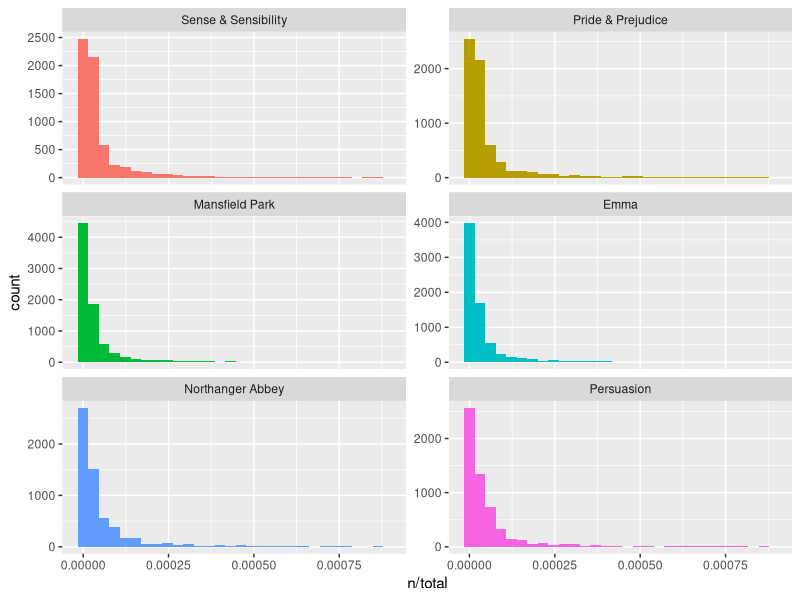
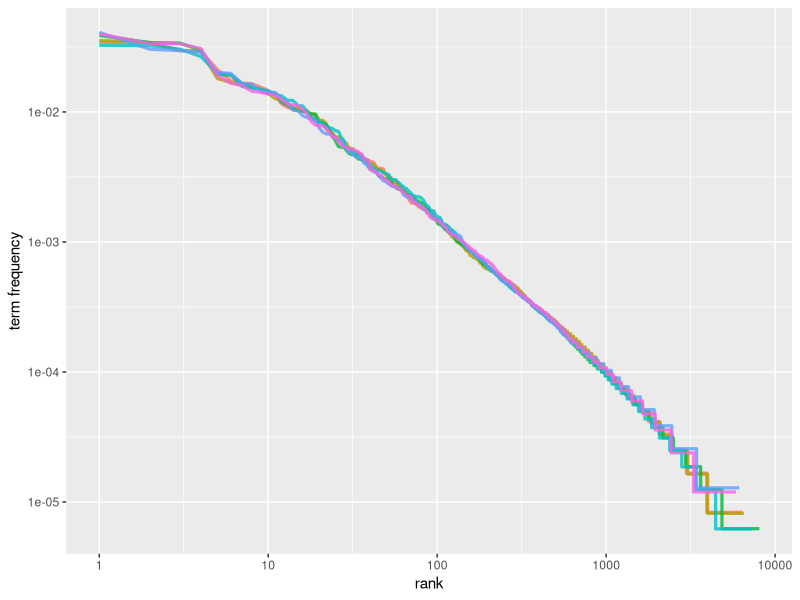
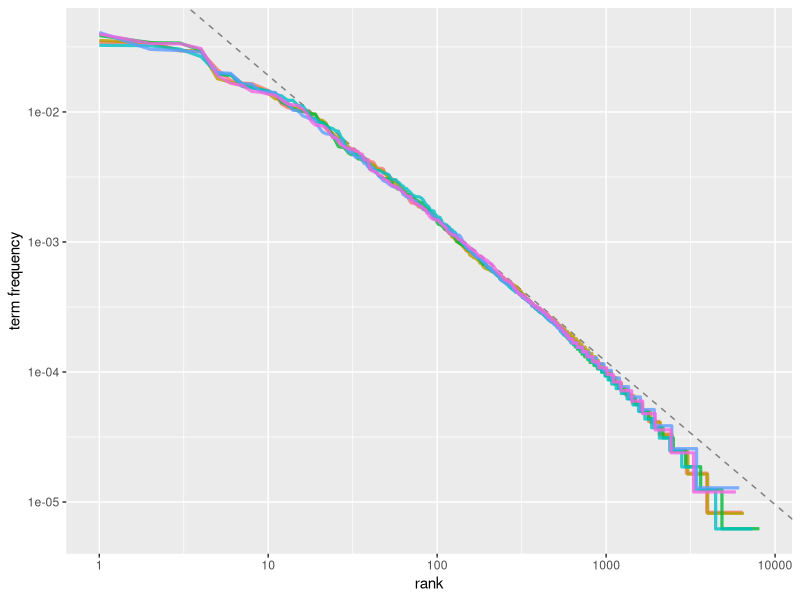
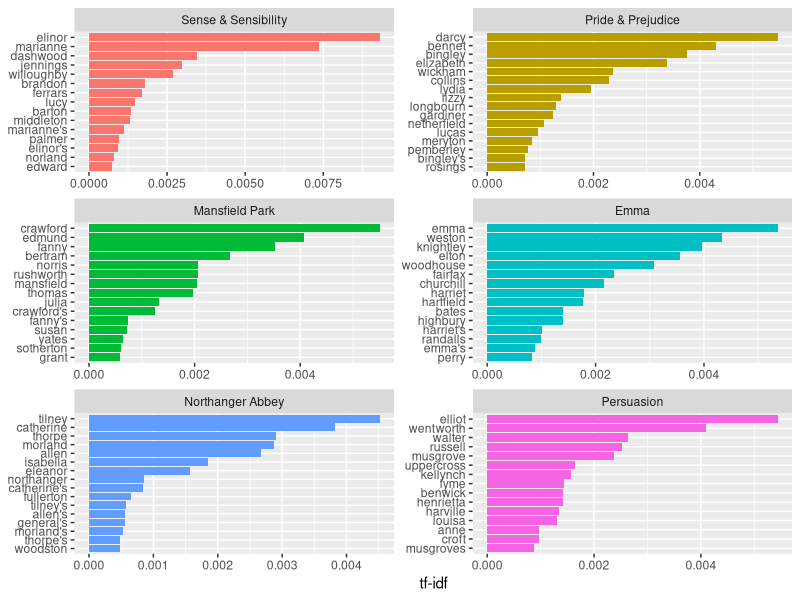

Recreate these plots in R, in order.
## ---- chunk 1
knitr::opts_chunk$set(echo = TRUE)
## ---- chunk 2
library(dplyr)
library(janeaustenr)
library(tidytext)
library(tidyverse)

book_words <- austen_books() %>%
  unnest_tokens(word, text) %>%
  count(book, word, sort = TRUE)

total_words <- book_words %>% 
  group_by(book) %>% 
  summarize(total = sum(n))

book_words <- left_join(book_words, total_words)

book_words
## ---- chunk 3
summary(austen_books())
## ---- chunk 4
library(ggplot2)

ggplot(book_words, aes(n/total, fill = book)) +
  geom_histogram(show.legend = FALSE) +
  xlim(NA, 0.0009) +
  facet_wrap(~book, ncol = 2, scales = "free_y")
## ---- chunk 5
freq_by_rank <- book_words %>% 
  group_by(book) %>% 
  mutate(rank = row_number(), 
         `term frequency` = n/total)

freq_by_rank
## ---- chunk 6
freq_by_rank %>% 
  ggplot(aes(rank, `term frequency`, color = book)) + 
  geom_line(size = 1.1, alpha = 0.8, show.legend = FALSE) + 
  scale_x_log10() +
  scale_y_log10()
## ---- chunk 7
rank_subset <- freq_by_rank %>% 
  filter(rank < 500,
         rank > 10)

lm(log10(`term frequency`) ~ log10(rank), data = rank_subset)
## ---- chunk 8
## 
## Call:
## lm(formula = log10(`term frequency`) ~ log10(rank), data = rank_subset)
## 
## Coefficients:
## (Intercept)  log10(rank)  
##     -0.6226      -1.1125
freq_by_rank %>% 
  ggplot(aes(rank, `term frequency`, color = book)) + 
  geom_abline(intercept = -0.62, slope = -1.1, color = "gray50", linetype = 2) +
  geom_line(size = 1.1, alpha = 0.8, show.legend = FALSE) + 
  scale_x_log10() +
  scale_y_log10()
## ---- chunk 9
book_words <- book_words %>%
  bind_tf_idf(word, book, n)

book_words
## ---- chunk 10
book_words %>%
  select(-total) %>%
  arrange(desc(tf_idf))
## ---- chunk 11
book_words %>%
  arrange(desc(tf_idf)) %>%
  mutate(word = factor(word, levels = rev(unique(word)))) %>% 
  group_by(book) %>% 
  top_n(15) %>% 
  ungroup() %>%
  ggplot(aes(word, tf_idf, fill = book)) +
  geom_col(show.legend = FALSE) +
  labs(x = NULL, y = "tf-idf") +
  facet_wrap(~book, ncol = 2, scales = "free") +
  coord_flip()
